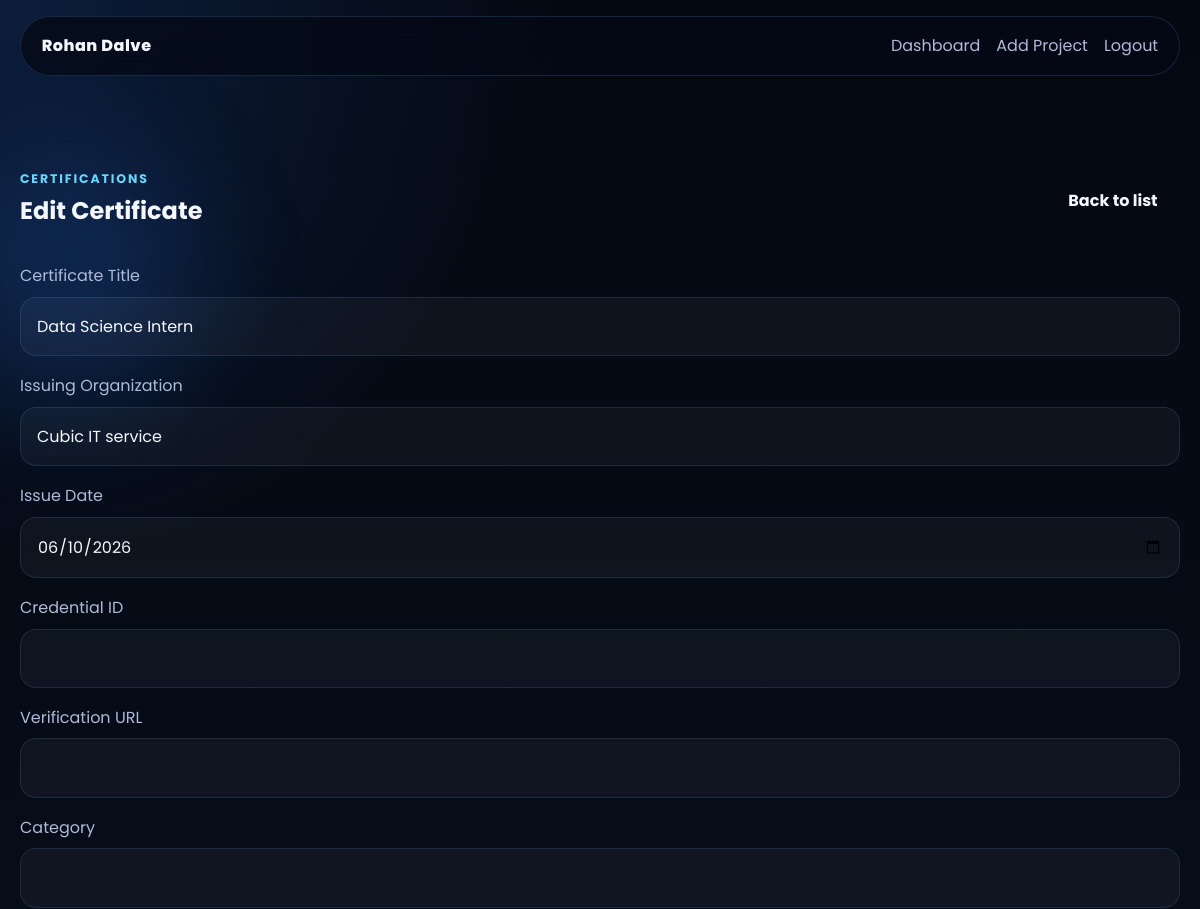
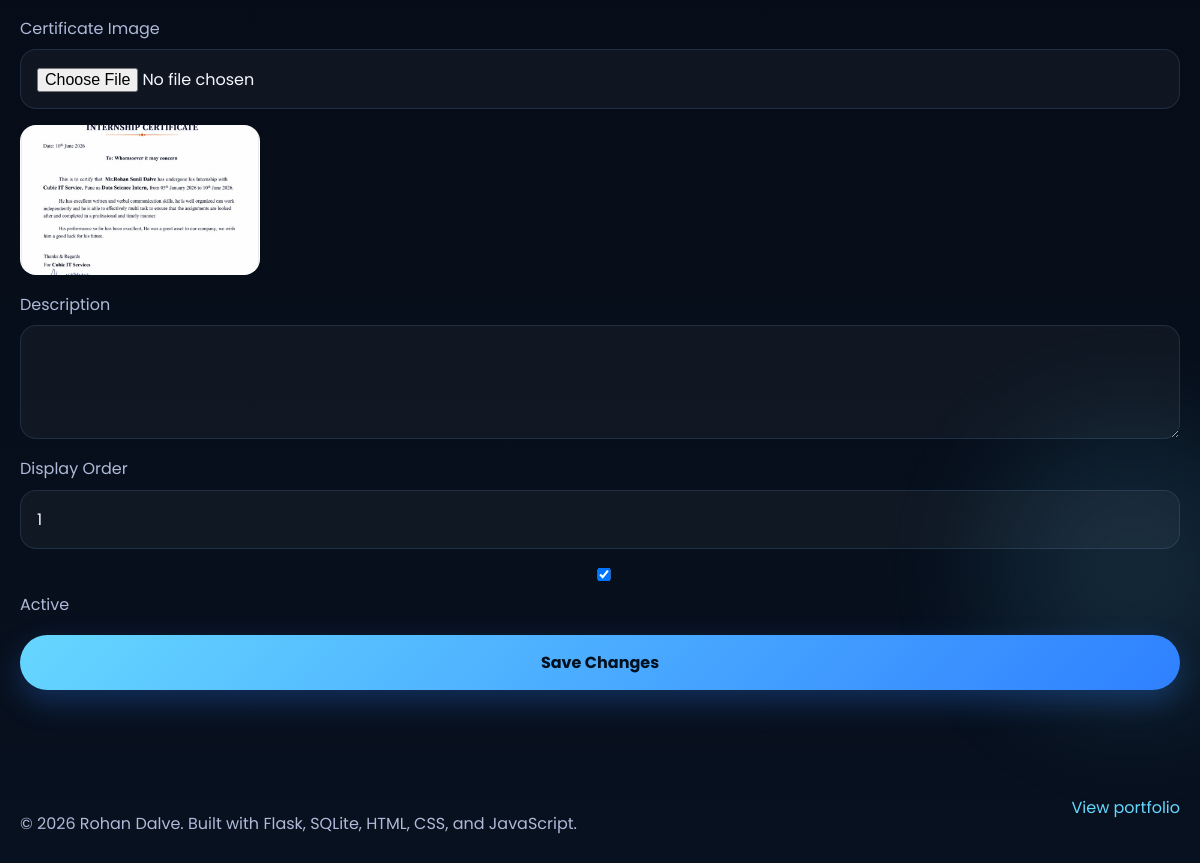
Page /edit-certification/2 (signed in) on the committed database (2 pictures, top to bottom).
### tables this page shows
CREATE TABLE settings (
            key TEXT PRIMARY KEY,
            value TEXT NOT NULL
        );

CREATE TABLE certifications (
            id INTEGER PRIMARY KEY AUTOINCREMENT,
            title TEXT NOT NULL,
            issuer TEXT,
            issue_date TEXT,
            credential_id TEXT,
            verification_url TEXT,
            image TEXT,
            category TEXT,
            description TEXT,
            display_order INTEGER DEFAULT 0,
            status INTEGER DEFAULT 1,
            created_at TEXT DEFAULT (datetime('now')),
            updated_at TEXT
        );

### app.py (the view, shortened to what this page needs)
@app.route("/edit-certification/<int:cert_id>", methods=["GET", "POST"])
@admin_required
def edit_certification(cert_id: int):
    cert = query_one("SELECT * FROM certifications WHERE id = ?", (cert_id,))
    if not cert:
        flash("Certificate not found.", "error")
        return redirect(url_for("certifications_manager"))
    return render_template("edit_certificate.html", cert=cert)

### app.py (called while the page is built)
def get_db() -> sqlite3.Connection:
    if "db" not in g:
        g.db = sqlite3.connect(app.config["DATABASE"])
        g.db.row_factory = sqlite3.Row
    return g.db

def query_one(query: str, params: tuple = ()) -> sqlite3.Row | None:
    return get_db().execute(query, params).fetchone()

def admin_required(view_func):
    @wraps(view_func)
    def wrapped_view(*args, **kwargs):
        if not session.get("admin_logged_in"):
            flash("Please log in to access the admin dashboard.", "error")
            return redirect(url_for("admin_login"))
        return view_func(*args, **kwargs)
    return wrapped_view

@app.context_processor
def inject_globals():
    db = sqlite3.connect(app.config["DATABASE"])
    db.row_factory = sqlite3.Row
    rows = db.execute("SELECT key, value FROM settings").fetchall()
    db.close()
    site = DEFAULT_SETTINGS.copy()
    site.update({row["key"]: row["value"] for row in rows})
    return {"site": site, "current_year": datetime.now().year}

### templates/edit_certificate.html (shortened to what this page needs)
{% extends "base.html" %}
{% block body_class %}admin-body{% endblock %}
{% block content %}
<section class="section">
    <div class="container">
        <div class="panel-header">
            <div>
                <span class="section-tag">Certifications</span>
                <h2>Edit Certificate</h2>
            </div>
            <a class="btn" href="{{ url_for('certifications_manager') }}">Back to list</a>
        </div>
        <form class="admin-form" action="{{ url_for('edit_certification', cert_id=cert.id) }}" method="post" enctype="multipart/form-data">
            <label>Certificate Title<input type="text" name="title" value="{{ cert.title }}" required></label>
            <label>Issuing Organization<input type="text" name="issuer" value="{{ cert.issuer }}"></label>
            <label>Issue Date<input type="date" name="issue_date" value="{{ cert.issue_date }}"></label>
            <label>Credential ID<input type="text" name="credential_id" value="{{ cert.credential_id }}"></label>
            <label>Verification URL<input type="url" name="verification_url" value="{{ cert.verification_url }}"></label>
            <label>Category<input type="text" name="category" value="{{ cert.category }}"></label>
            <label>Certificate Image<input type="file" name="image" accept=".png,.jpg,.jpeg,.webp,.gif"></label>
            <div class="current-image-preview">
                {% if cert.image %}
                <img src="{{ url_for('static', filename=cert.image) }}" alt="Current certificate">
                {% endif %}
            </div>
            <label>Description<textarea name="description" rows="3">{{ cert.description }}</textarea></label>
            <label>Display Order<input type="number" name="display_order" value="{{ cert.display_order }}"></label>
            <label><input type="checkbox" name="status" {% if cert.status %}checked{% endif %}> Active</label>
            <button class="btn btn-primary" type="submit">Save Changes</button>
        </form>
    </div>
</section>
{% endblock %}

### templates/partials/navbar.html (shortened to what this page needs)
<header class="site-header" id="top">
    <nav class="navbar container">
        <a href="{{ url_for('home') }}#hero" class="brand">{{ site.name }}</a>
        <div class="nav-links" id="nav-menu">
            {% if request.path == '/' %}
            <a href="#hero">Home</a>
            <a href="#about">About</a>
            <a href="#skills">Skills</a>
            <a href="#experience">Experience</a>
            <a href="#projects">Projects</a>
            <a href="#contact">Contact</a>
            <a class="nav-button" href="{{ url_for('static', filename='resume.pdf') }}" download>Resume</a>
            {% elif session.get('admin_logged_in') %}
            <a href="{{ url_for('dashboard') }}">Dashboard</a>
            <a href="{{ url_for('add_project') }}">Add Project</a>
            <form action="{{ url_for('logout') }}" method="post" class="nav-inline-form">
                <button type="submit" class="nav-link-button">Logout</button>
            </form>
            {% else %}
            <a href="{{ url_for('home') }}#projects">Portfolio</a>
            <a href="{{ url_for('admin_login') }}">Admin Login</a>
            {% endif %}
        </div>
    </nav>
</header>

### templates/partials/footer.html
<footer class="site-footer">
    <div class="container footer-content">
        <p>&copy; {{ current_year }} {{ site.name }}. Built with Flask, SQLite, HTML, CSS, and JavaScript.</p>
        {% if request.path == '/' %}
        <a href="#top" class="footer-link">Back to top</a>
        {% else %}
        <a href="{{ url_for('home') }}" class="footer-link">View portfolio</a>
        {% endif %}
    </div>
</footer>

### static/css/style.css (style rules this page uses)
:root { --bg: #050816; --bg-alt: #091225; --panel: rgba(12, 22, 45, 0.7); --panel-strong: rgba(16, 29, 58, 0.9); --panel-soft: rgba(255, 255, 255, 0.06); --border: rgba(120, 182, 255, 0.18); --text: #f5f7ff; --muted: #aebad8; --primary: #66d7ff; --primary-strong: #2f80ff; --success: #44d3a3; --danger: #ff6b8f; --shadow: 0 26px 80px rgba(1, 9, 24, 0.45); --radius-lg: 28px; --radius-md: 20px; --radius-sm: 16px; --container: min(1160px, calc(100% - 2rem)); }
*, *::before, *::after { box-sizing: border-box; }
html { scroll-behavior: smooth; }
body { margin: 0; font-family: "Poppins", sans-serif; background: radial-gradient(circle at top left, rgba(47, 128, 255, 0.24), transparent 28%), radial-gradient(circle at bottom right, rgba(102, 215, 255, 0.15), transparent 24%), linear-gradient(180deg, #030711 0%, #07111f 100%); color: var(--text); line-height: 1.7; overflow-x: hidden; }
body.admin-body { background: radial-gradient(circle at top left, rgba(47, 128, 255, 0.18), transparent 26%), linear-gradient(180deg, #040811 0%, #08111f 100%); }
a { color: inherit; text-decoration: none; }
button, input, textarea { font: inherit; }
img { display: block; max-width: 100%; }
.container { width: var(--container); margin: 0 auto; }
.section { padding: 5.5rem 0; }
.section-heading h1, .section-heading h2, .panel-header h1, .panel-header h2, .admin-auth-intro h1, .dashboard-hero__content h1 { margin: 0.4rem 0 0.85rem; line-height: 1.15; }
.section-tag, .eyebrow, .project-stack { color: var(--primary); text-transform: uppercase; letter-spacing: 0.15em; font-size: 0.78rem; font-weight: 700; }
.site-header { position: sticky; top: 0; z-index: 30; padding-top: 1rem; }
.navbar { display: flex; align-items: center; justify-content: space-between; gap: 1rem; padding: 0.95rem 1.3rem; background: rgba(4, 10, 22, 0.78); border: 1px solid rgba(120, 182, 255, 0.16); border-radius: 999px; backdrop-filter: blur(18px); }
.brand { font-weight: 800; letter-spacing: 0.03em; }
.nav-links { display: flex; align-items: center; gap: 1rem; }
.nav-links a, .nav-button, .nav-link-button { color: var(--muted); transition: color 0.25s ease, opacity 0.25s ease, transform 0.25s ease; }
.nav-inline-form { margin: 0; }
.nav-link-button { padding: 0; background: transparent; border: 0; cursor: pointer; }
.btn { display: inline-flex; align-items: center; justify-content: center; gap: 0.45rem; min-height: 48px; padding: 0.9rem 1.4rem; border: 0; border-radius: 999px; font-weight: 700; cursor: pointer; transition: transform 0.25s ease, box-shadow 0.25s ease, background 0.25s ease, border-color 0.25s ease; }
.btn-primary { background: linear-gradient(135deg, var(--primary), var(--primary-strong)); color: #04101e; box-shadow: 0 12px 30px rgba(47, 128, 255, 0.28); }
.project-card__media img, .admin-project-card__image img, .current-image-preview img { width: 100%; height: 100%; object-fit: cover; }
.contact-form, .admin-form { display: grid; gap: 1rem; }
.contact-form label, .admin-form label { display: grid; gap: 0.45rem; color: var(--muted); }
.contact-form input, .contact-form textarea, .admin-form input, .admin-form textarea, .admin-list-item input { width: 100%; padding: 0.95rem 1rem; color: var(--text); background: rgba(255, 255, 255, 0.04); border: 1px solid rgba(120, 182, 255, 0.14); border-radius: 16px; outline: none; }
.panel-header { display: flex; align-items: center; justify-content: space-between; gap: 1rem; margin-bottom: 1.5rem; }
.current-image-preview { display: grid; gap: 0.75rem; }
.current-image-preview img { max-width: 240px; aspect-ratio: 16 / 10; border-radius: 16px; overflow: hidden; }
.site-footer { padding: 1rem 0 2rem; }
.footer-content { display: flex; justify-content: space-between; gap: 1rem; color: var(--muted); }
.footer-link { color: var(--primary); }

### rows in the picture
settings: name "Rohan Dalve"
certifications: title "Data Science Intern", issuer "Cubic IT service", issue_date "06/10/2026", image (picture), display_order "1", status "☑"
